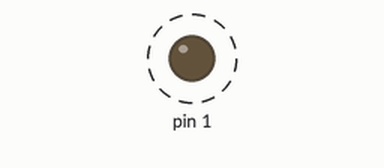
A sketch run on a simulated Arduino Uno, built with avr-gcc and run on an emulated ATmega328P. Parts: output pins drawn as LEDs (lit = HIGH). Dashed ring = blinking. Pins used as bus, display or sensor lines are not drawn.

Above: at 0.5 s.
Timing chart, 0 to 4.9 s (numbered marks = the images above):
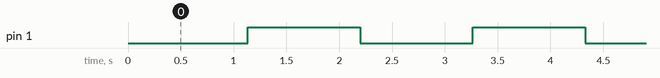

The sketch:

transmitter_attiny_ino.ino
```cpp
#include <MANCHESTER.h>

#define TxPin 0  //the digital pin to use to transmit data

unsigned int Tdata = 0;  //the 16 bits to send

void setup()
{
MANCHESTER.SetTxPin(TxPin);      // sets the digital pin as output default 4
pinMode(1,OUTPUT);
}//end of setup

void loop()
{
 Tdata = 0;
 MANCHESTER.Transmit(Tdata);
 digitalWrite(1,Tdata);
 delay(1000);
 Tdata = 1;
 MANCHESTER.Transmit(Tdata);
 digitalWrite(1,Tdata);
 delay(1000);
}//end of loop
```

Measured:
- by itself, pin 1: alternates HIGH for 1.1 s and LOW for 1.1 s
